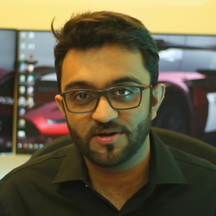
#> input picture files/Images/321654.png, 216 x 216 px
$ python -i Facerecobycursor.py   (imports and definitions only)
#> lines starting #> are read from the running program, lines starting #| are printed output that depends on the picture
# [1 line not run here, left out]

import cv2
import os
import numpy as np
from sklearn.neighbors import KNeighborsClassifier
from sklearn.model_selection import train_test_split

# Function to load images and labels
def load_images_from_folder(folder):
#> further down, picture is the input picture: shape (216, 216, 3); mean B, G, R 67.6, 94.3, 104.5
    images = []
    labels = []
    for person_name in os.listdir(folder):
        person_path = os.path.join(folder, person_name)
        if os.path.isdir(person_path):
            for filename in os.listdir(person_path):
                img_path = os.path.join(person_path, filename)
                img = cv2.imread(img_path, cv2.IMREAD_GRAYSCALE)
                if img is not None:
                    images.append(img)
                    labels.append(person_name)
    return images, labels

# Load images and labels
dataset_path = "path/to/your/dataset"
# [1 line that did not run here, left out]

# Create face detector
face_cascade = cv2.CascadeClassifier(cv2.data.haarcascades + 'haarcascade_frontalface_default.xml')

# Extract face features
def extract_face_features(image):
    faces = face_cascade.detectMultiScale(image, scaleFactor=1.1, minNeighbors=5, minSize=(30, 30))
    if len(faces) == 0:
        return None
    (x, y, w, h) = faces[0]
    return cv2.resize(image[y:y+h, x:x+w], (100, 100)).flatten()

# Extract features from all images
# [1 line that did not run here, left out]
# [1 line that did not run here, left out]
# [1 line that did not run here, left out]

# Split data into training and testing sets
# [1 line that did not run here, left out]

# Train KNN classifier
knn = KNeighborsClassifier(n_neighbors=3)
# [1 line not run here, left out]

# Test the classifier
# [1 line that did not run here, left out]
# [1 line that did not run here, left out]
# [1 line not run here, left out]

# Real-time face recognition
def recognize_face(frame):
    gray = cv2.cvtColor(frame, cv2.COLOR_BGR2GRAY)
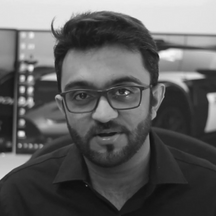
#> gray: shape (216, 216); min 13, max 247, mean 94.3
    faces = face_cascade.detectMultiScale(gray, scaleFactor=1.1, minNeighbors=5, minSize=(30, 30))
#> faces = [[47, 49, 116, 116]]

    for (x, y, w, h) in faces:
        face_roi = gray[y:y+h, x:x+w]
        face_features = extract_face_features(face_roi)

        if face_features is not None:
            name = knn.predict([face_features])[0]
            cv2.rectangle(frame, (x, y), (x+w, y+h), (0, 255, 0), 2)
            cv2.putText(frame, name, (x, y-10), cv2.FONT_HERSHEY_SIMPLEX, 0.9, (0, 255, 0), 2)
#> this loop made 1 pass
#> pass 1, in recognize_face, `face_roi = gray[y:y+h, x:x+w]`:
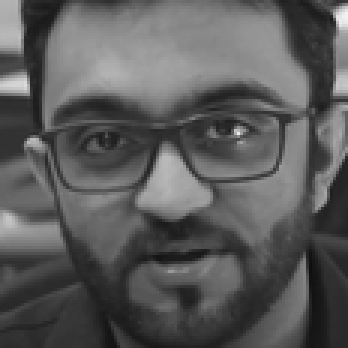
#> face_roi: shape (116, 116) (shown 3 times larger); min 15, max 243, mean 90.6

    return frame

# Start video capture
# [15 lines not run here, left out]

>>> import cv2
>>> picture = cv2.imread('files/Images/321654.png')
#> (the run stopped early here; a loop or call above may not have finished)

$ run again, on files/Images/852741.png
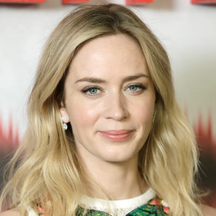
#> input picture files/Images/852741.png, 216 x 216 px
#> picture is the input picture: shape (216, 216, 3); mean B, G, R 136.5, 161.6, 181.2
#> in recognize_face, `gray = cv2.cvtColor(frame, cv2.COLOR_BGR2GRAY)`:
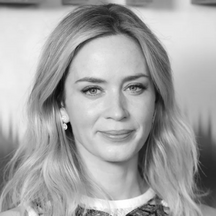
#> gray: shape (216, 216); min 1, max 255, mean 164.6
#> in recognize_face, `faces = face_cascade.detectMultiScale(gray, scaleFactor=1.1, minNeighb..`: faces = [[57, 47, 110, 110]]
#> the loop in recognize_face, `for (x, y, w, h) in faces:` made 1 pass
#> pass 1, in recognize_face, `face_roi = gray[y:y+h, x:x+w]`:
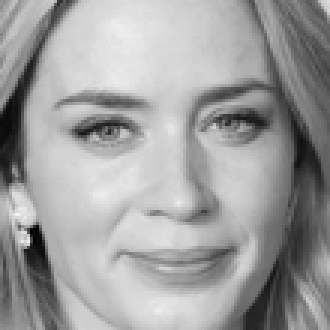
#> face_roi: shape (110, 110) (shown 3 times larger); min 1, max 242, mean 159.1

$ run again, on files/Images/963852.png
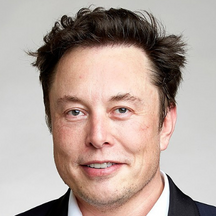
#> input picture files/Images/963852.png, 216 x 216 px
#> picture is the input picture: shape (216, 216, 3); mean B, G, R 155.1, 162.7, 179.7
#> in recognize_face, `gray = cv2.cvtColor(frame, cv2.COLOR_BGR2GRAY)`:
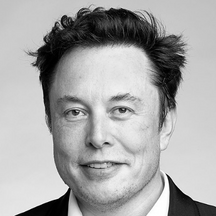
#> gray: shape (216, 216); min 0, max 255, mean 166.9
#> in recognize_face, `faces = face_cascade.detectMultiScale(gray, scaleFactor=1.1, minNeighb..`: faces = [[34, 57, 133, 133]]
#> the loop in recognize_face, `for (x, y, w, h) in faces:` made 1 pass
#> pass 1, in recognize_face, `face_roi = gray[y:y+h, x:x+w]`:
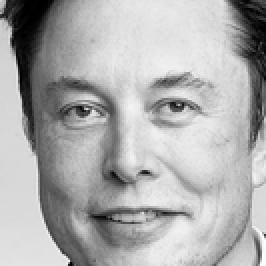
#> face_roi: shape (133, 133) (shown 2 times larger); min 0, max 255, mean 172.5
